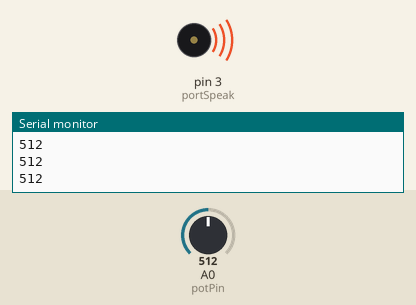
The sketch below on a simulated Arduino Uno, built with avr-gcc and run on an emulated ATmega328P. Shown: buzzer (waves = sounding), the last lines printed to the serial monitor. The inputs (shaded band) are chosen by the test bench; at power-on: A0 (potPin) = 512.

Above: at 1.2 s.
1.3 s: A0 (potPin) set to 0
At 2.5 s:
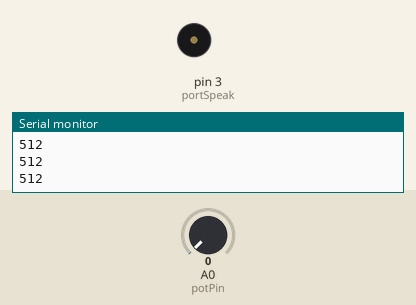
2.8 s: A0 (potPin) set to 122
At 4.0 s:
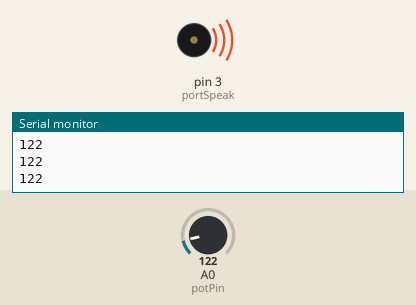
Timing chart, 0 to 5.8 s (numbered marks = the images above; inputs shaded):
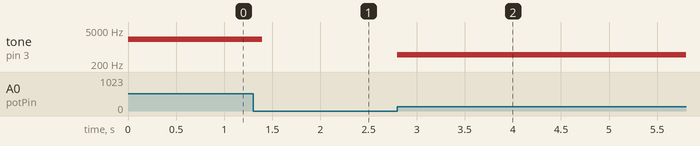

The sketch:

FotoCelulaBuzz.ino
```cpp
int potPin = A0;
int portSpeak = 3;
int val = 0;

void setup() {
  Serial.begin(9600);

  pinMode(potPin, INPUT);
  pinMode(portSpeak, OUTPUT);

}

void loop() {
  val = analogRead(potPin);    // ler o valor do potenciômetro
  if(val > 0){
    tone(portSpeak, val*4,100);
    Serial.println(val); //Mostra no Serial Monitor o valor obtido do potenciômetro
  }
}
```

Measured:
- after the input at 1.3 s, tone on pin 3 (portSpeak): 2048 Hz → silent after 0.10 s
- after the input at 2.8 s, tone on pin 3 (portSpeak): silent → 488 Hz at once
